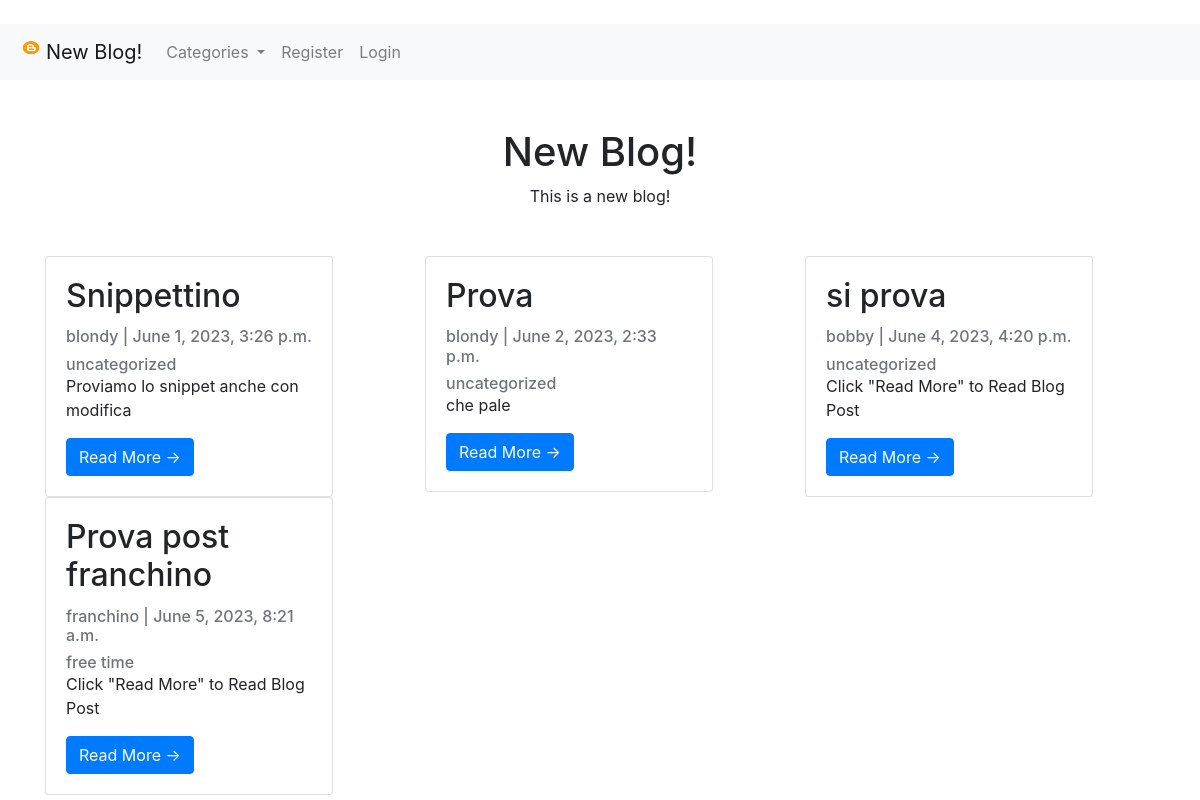
Before: / with the older database file.
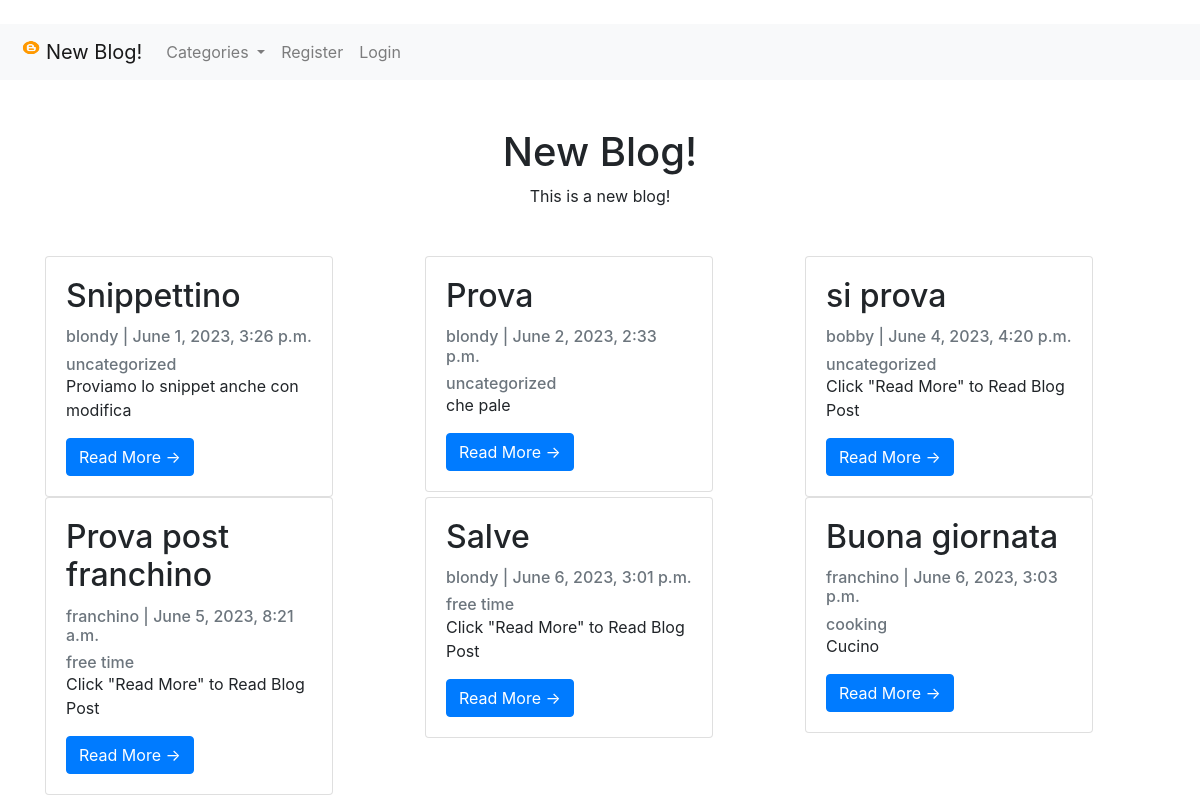
After: the same page with the newer database file.
### blog/models.py (models this page shows, shortened)
class Post(models.Model):
    title = models.CharField(max_length=200, unique=True)
    slug = models.SlugField(max_length=200, unique=True)
    author = models.ForeignKey(User, on_delete=models.CASCADE, related_name='blog_posts')
    updated_on = models.DateTimeField(auto_now=True)
    content = RichTextField(blank=True, null=True)
    created_on = models.DateTimeField(auto_now_add=True)
    status = models.IntegerField(choices=STATUS, default=0)
    category = models.CharField(max_length=200, default='Uncategorized')
    snippet = models.CharField(max_length=200, default='Click "Read More" to Read Blog Post')
    likes = models.ManyToManyField(User, related_name="blog_post")
    class Meta:
        ordering = ['-created_on']

### blog/views.py (the view)
# urls.py: path('', PostList.as_view(), name='home'),
class PostList(generic.ListView):
    model = Post
    template_name = 'post_list.html'
    cats = Category.objects.all()
    ordering = ['created_on']
    def get_context_data(self, *args, **kwargs):
        cat_menu = Category.objects.all()
        context = super(PostList, self).get_context_data(*args, **kwargs)
        context["cat_menu"] = cat_menu
        return context

### blog/models.py (called while the page is built)
    def __str__(self):
        return self.name

### blog/templates/post_list.html (shortened to what this page needs)
<!doctype html>
<html lang="en">
<head>
    <link href="https://cdn.jsdelivr.net/npm/bootstrap@5.0.0-beta2/dist/css/bootstrap.min.css" rel="stylesheet"
>
</head>
<br>
    {% extends 'base.html' %}
    {% block content %}
    <div class="container my-5 text-center" style="max-width:580px">
        <h1>New Blog!</h1>
        <p> This is a new blog!</p>
    </div>
    <div class="container">
        <div class="row">
            {% for post in object_list %}
                {% if user.is_authenticated and user == post.author%}
                    <div class="col-sm">
                        <div class="card" style="width: 18rem;">
                            <div class="card-body">
                                <h2 class="card-title">{{ post.title }}</h2>
                                <p class="card-text text-muted h6">{{ post.author }} | {{ post.created_on}} </p>
                                <a href="{%  url 'category' post.category|slugify %}" ><p class="card-text text-muted h6">{{ post.category }}</p></a>
                                <p class="card-text">{{post.snippet | safe}}</p>
                                <a href="{% url 'post_detail' post.pk %}" class="btn btn-primary">Read More &rarr;</a>
                                <a href="{% url 'update_post' post.pk %}" class="btn btn-primary">Edit &rarr;</a>
                                 <br> <br>
                                <a href="{% url 'delete_post' post.pk %}" class="btn btn-primary">Delete &rarr;</a>
                            </div>
                        </div>
                    </div>
                {% else %}
                    {% if post.status != 0%}
                        <div class="col-sm">
                            <div class="card" style="width: 18rem;">
                                <div class="card-body">
                                    <h2 class="card-title">{{ post.title }}</h2>
                                    <p class="card-text text-muted h6">{{ post.author }} | {{ post.created_on}} </p>
                                    <a href="{%  url 'category' post.category|slugify %}" ><p class="card-text text-muted h6">{{ post.category }}</p></a>
                                    <p class="card-text">{{post.snippet | safe}}</p>
                                    <a href="{% url 'post_detail' post.pk %}" class="btn btn-primary">Read More &rarr;</a>
                                </div>
                            </div>
                        </div>
                    {% endif %}
                {% endif %}
            {% endfor %}
        </div>
    </div>
    {% endblock %}

### blog/templates/base.html (shortened to what this page needs)
<!doctype html>
<html lang="en">
  <head>
    <link rel="stylesheet" href="https://cdn.jsdelivr.net/npm/bootstrap@4.4.1/dist/css/bootstrap.min.css">
  </head>
  <body>
    <nav class="navbar navbar-expand-lg navbar-light bg-light">
        <div class="collapse navbar-collapse" id="navbarSupportedContent">
            <ul class="navbar-nav mr-auto">
             <a class="navbar-brand" href="{% url 'home' %}">
                    {% load static %}<img src="{% static 'logo.png' %}" alt="" width="30" height="24" class="d-inline-block align-top">New Blog!</a>
                 {% if cat_menu %}
                     <li class="nav-item dropdown">
                        <a class="nav-link dropdown-toggle" href="#" id="navbarDropdown" role="button" data-toggle="dropdown" aria-haspopup="true" aria-expanded="false">
                          Categories
                        </a>
                     </li>
                 {% else%}
                    <li class = "nav-item">
                        <a class="nav-link" href="{% url 'category_list' %}">Categories</a>
                    </li>
                 {% endif %}
                {% if user.is_authenticated %}
                    <li class = "nav-item">
                        <a class="nav-link" href="{% url 'add_post' %}">Add Post</a>
                    </li>
                    <li class = "nav-item">
                        <a class="nav-link" href="{% url 'add_category' %}">Add Category</a>
                    </li>
                    <li class="nav-item dropdown">
                        <a class="nav-link dropdown-toggle" href="#" id="navbarDropdown" role="button" data-toggle="dropdown" aria-haspopup="true" aria-expanded="false">
                          Profile
                        </a>
                        <div class="dropdown-menu" aria-labelledby="navbarDropdown">
                          <a class="dropdown-item" href="{% url 'edit_profile' %}">Edit Setting</a>
                          {% if user.profile.id %}
                              <a class="dropdown-item" href="{% url 'edit_profile_page' user.profile.id %}">Edit Profile Page</a>
                              <a class="dropdown-item" href="{% url 'profile_page' user.profile.id %}">Show Profile Page</a>
                          {% else %}
                              <a class="dropdown-item" href="{% url 'create_profile_page'%}">Create Profile Page</a>
                          {% endif %}
                          <div class="dropdown-divider"></div>
                          <a class="dropdown-item" href="{% url 'logout' %}">Logout</a>
                        </div>
                    </li>
                {% else %}
                    <li class = "nav-item">
                        <a class="nav-link" href="{% url 'register' %}">Register</a>
                    </li>
                    <li class = "nav-item">
                        <a class="nav-link" href="{% url 'login' %}">Login</a>
                    </li>
                {% endif %}
            </ul>
        </div>
    </nav>
    {% block content %}
    {% endblock %}
  </body>
</html>

Changed rows visible on the page:
added Post: title "Salve", author "blondy", created_on "June 6, 2023, 3:01 p.m.", category "free time", snippet "Click \"Read More\" to Read Blog Post"
added Post: title "Buona giornata", author "franchino", created_on "June 6, 2023, 3:03 p.m.", category "cooking", snippet "Cucino"
